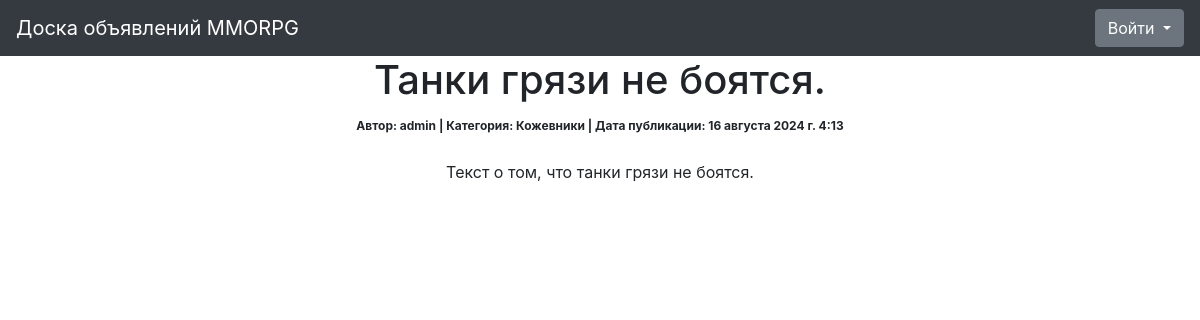
The page /ads/9 on the database as committed earlier.
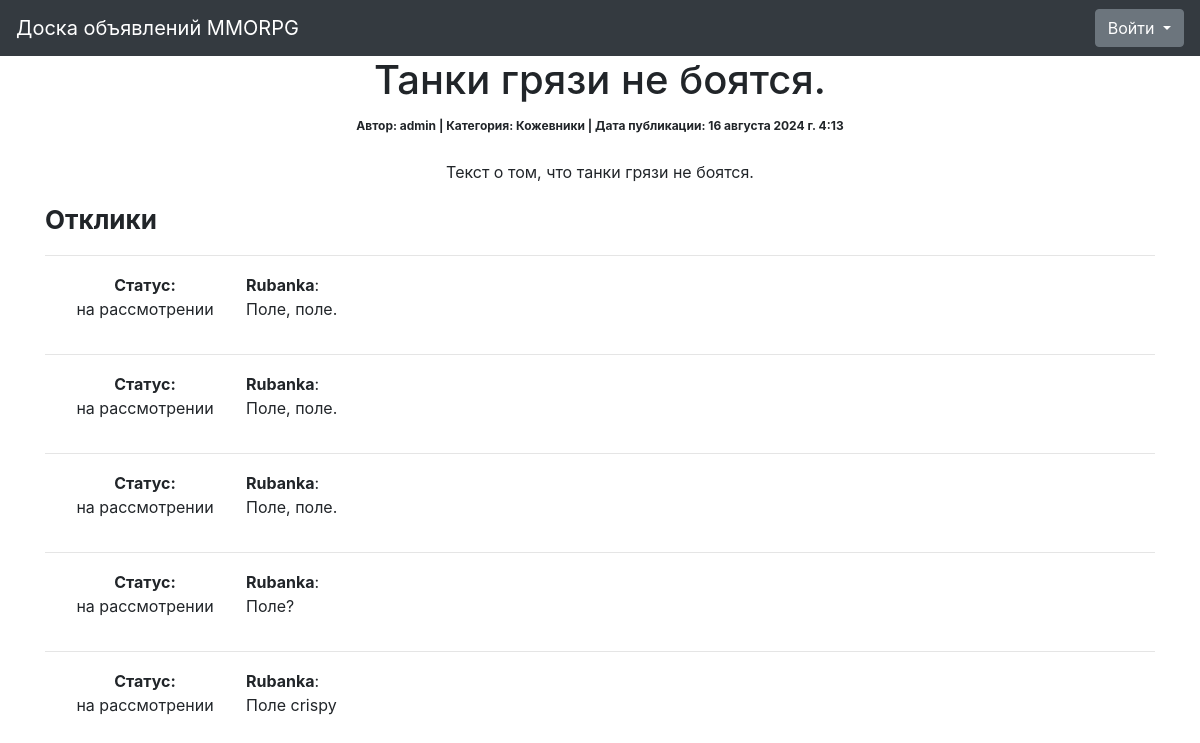
The same page on the database as committed later.
### billboard/models.py (models this page shows, shortened)
class Response(models.Model):
    author = models.ForeignKey(User, on_delete=models.CASCADE, verbose_name='Автор отклика')
    ad = models.ForeignKey(Ad, on_delete=models.CASCADE, related_name='responses')
    text = models.TextField(verbose_name='Текст')
    status = models.BooleanField(default=False, verbose_name='Статус')
    dateCreation = models.DateTimeField(auto_now_add=True, verbose_name='Дата отклика')
    class Meta:
        verbose_name = 'Отклик'
        verbose_name_plural = 'Отклики'

### billboard/views.py (the view, shortened to what this page needs)
# urls.py: path('<int:id>', AdDetail.as_view(), name='ad_detail'),
class AdDetail(DetailView):
    model = Ad
    template_name = 'ad.html'
    context_object_name = 'ad'
    pk_url_kwarg = 'id'
    def get_context_data(self, **kwargs):
        context = super(AdDetail, self).get_context_data(**kwargs)
        context['response_form'] = ResponseForm()
        context['responses'] = Response.objects.filter(ad__id=self.kwargs.get('id'))
        return context

### templates/ad.html (shortened to what this page needs)
{% extends 'base.html' %}
{% load bootstrap4 %}
{% load crispy_forms_tags %}
{% block content %}
    <h1>{{ ad.title }}</h1>
    <tr><span style="font-size: 12px;">
        <b>Автор:  {{ ad.author }} | Категория: {{ ad.get_category_display }} |
        Дата публикации: {{ ad.dateCreation|date:'DATETIME_FORMAT' }}</b></span><br><br></tr>
    <tr>{{ ad.text|safe }}</tr>
    {% if responses %}
        <p style="font-size: 26px;" align="left" ><b>Отклики</b></p>
        {% for response in responses %}
            <hr>
                <table>
                    <tr>
                        <td width="200px">
                            {% if response.status == False %}
                                <p align="center"><b>Статус:</b>
                                <br>на рассмотрении</p>
                            {% else %}
                                <p align="center"><b>Статус:</b>
                                <br>принят</p>
                            {% endif %}
                        </td>
                        <td>
                            <p align="left"><b>{{ response.author }}</b>:
                            <br>{{ response.text|safe }}</p>
                        </td>
                    </tr>
                </table>
        {% endfor %}
    {% endif %}
<br>
{% endblock content %}

Rows that differ between the two databases and show on the page:
added Response: shows "Статус:", status "на рассмотрении", author "Rubanka", text "Поле, поле."
added Response: shows "Статус:", status "на рассмотрении", author "Rubanka", text "Поле, поле."
added Response: shows "Статус:", status "на рассмотрении", author "Rubanka", text "Поле, поле."
added Response: shows "Статус:", status "на рассмотрении", author "Rubanka", text "Поле?"
added Response: shows "Статус:", status "на рассмотрении", author "Rubanka", text "Поле crispy"
Other text that changed with them:
text now shown: "Отклики"
